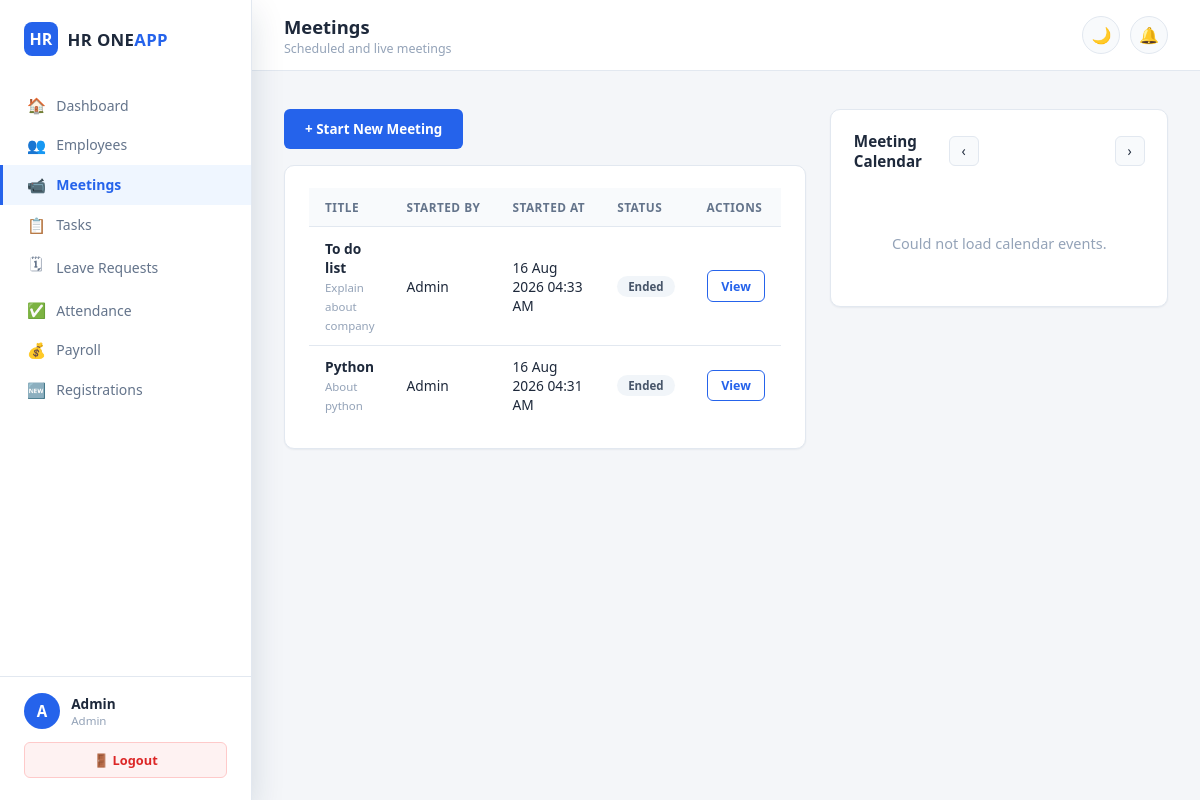
The app's page /meeting/ (signed in) with its own data.
### models.py (models this page shows, shortened)
class Meeting(db.Model):
    __tablename__ = 'meetings'
    id              = db.Column(db.Integer, primary_key=True)
    title           = db.Column(db.String(200), nullable=False)
    description     = db.Column(db.Text)
    started_by      = db.Column(db.Integer, db.ForeignKey('users.id'), nullable=False)
    started_at      = db.Column(db.DateTime, default=datetime.utcnow)
    ended_at        = db.Column(db.DateTime)
    status          = db.Column(db.String(20), default='active')   # scheduled|active|ended
    meeting_link    = db.Column(db.String(300))
    is_recurring    = db.Column(db.Boolean, default=False)
    recurrence      = db.Column(db.String(20))   # daily|weekly|monthly
    scheduled_date  = db.Column(db.Date, nullable=True)   # set only for date-fixed meetings; None = started immediately
    notified_at     = db.Column(db.DateTime, nullable=True)  # when the "it's today" alert actually went out
    starter      = db.relationship('User', foreign_keys=[started_by], backref='meetings_started')
    participants = db.relationship('MeetingParticipant', backref='meeting', lazy=True)

class User(db.Model):
    __tablename__ = 'users'
    id            = db.Column(db.Integer, primary_key=True)
    name          = db.Column(db.String(100), nullable=False)
    email         = db.Column(db.String(150), unique=True, nullable=False)
    password_hash = db.Column(db.String(256), nullable=False)
    role          = db.Column(db.String(20), default='employee')   # admin | hr | employee
    is_active     = db.Column(db.Boolean, default=True)
    approval_status  = db.Column(db.String(20), default='approved')  # approved|pending|rejected
    approved_by      = db.Column(db.Integer, db.ForeignKey('users.id'), nullable=True)
    approved_at      = db.Column(db.DateTime, nullable=True)
    rejection_reason = db.Column(db.String(500), nullable=True)
    created_at    = db.Column(db.DateTime, default=datetime.utcnow)

### routes/meeting.py (the view)
@meeting_bp.route('/')
@login_required
def list_meetings():
    q = Meeting.query
    if session.get('user_role') != 'admin':
        q = q.filter(Meeting.status != 'scheduled')
    meetings = q.order_by(Meeting.started_at.desc()).all()
    return render_template('meeting/list.html', meetings=meetings)

### templates/meeting/list.html (shortened to what this page needs)
{% extends "base.html" %}
{% block page_title %}Meetings{% endblock %}
{% block breadcrumb %}<p class="crumb">Scheduled and live meetings</p>{% endblock %}
{% block content %}
<div class="two-col">
  <div>
    {% if session.user_role == 'admin' %}
    <div style="margin-bottom:1rem;">
      <a href="{{ url_for('meeting.start') }}" class="btn btn-primary">+ Start New Meeting</a>
    </div>
    {% endif %}
    {% if meetings %}
    <div class="card">
    <div class="table-wrap">
    <table class="table">
      <thead><tr><th>Title</th><th>Started By</th><th>Started At</th><th>Status</th><th>Actions</th></tr></thead>
      <tbody>
      {% for m in meetings %}
      <tr>
        <td><strong>{{ m.title }}</strong>{% if m.is_recurring %} <span class="badge-pill badge-blue">🔁 {{ m.recurrence }}</span>{% endif %}
          <br/><small style="color:var(--text-faint);">{{ m.description or '' }}</small></td>
        <td>{{ m.starter.name }}</td>
        <td>
          {% if m.status == 'scheduled' %}
            🗓 Scheduled for {{ m.scheduled_date.strftime('%d %b %Y') }}
          {% else %}
            {{ m.started_at.strftime('%d %b %Y %I:%M %p') }}
          {% endif %}
        </td>
        <td><span class="badge-pill {{ 'badge-green' if m.status=='active' else ('badge-blue' if m.status=='scheduled' else 'badge-gray') }}">{{ m.status | capitalize }}</span></td>
        <td>
          {% if m.status == 'active' %}
            {% if session.user_role == 'admin' %}
              <a href="{{ url_for('meeting.manage', meeting_id=m.id) }}" class="btn btn-sm btn-primary">Manage</a>
              <form method="POST" action="{{ url_for('meeting.end_meeting', meeting_id=m.id) }}" style="display:inline" onsubmit="return confirm('End for everyone?')">
                <button class="btn btn-sm btn-danger">End</button>
              </form>
            {% else %}
              <a href="{{ url_for('meeting.join', meeting_id=m.id) }}" class="btn btn-sm btn-success">Join</a>
            {% endif %}
          {% else %}
            {% if session.user_role == 'admin' %}<a href="{{ url_for('meeting.manage', meeting_id=m.id) }}" class="btn btn-sm btn-outline">View</a>{% endif %}
          {% endif %}
        </td>
      </tr>
      {% endfor %}
      </tbody>
    </table>
    </div>
    </div>
    {% else %}
    <div class="empty-card"><p>No meetings yet.</p></div>
    {% endif %}
  </div>
  <div class="cal-wrap" id="meeting-cal"></div>
</div>
{% endblock %}

### static/css/style.css (style rules this page uses)
:root { --navy: #0f2747; --navy-light: #1e3a5f; --navy-soft: #f0f4f8; --accent: #2563eb; --accent-soft: #eff6ff; --success: #16a34a; --danger: #dc2626; --warning: #d97706; --purple: #7c3aed; --bg: #f4f6f9; --surface: #ffffff; --surface-2: #f8fafc; --border: #e2e8f0; --text: #1e293b; --text-muted: #64748b; --text-faint: #94a3b8; --radius-sm: 6px; --radius: 10px; --radius-lg: 14px; --shadow-sm: 0 1px 2px rgba(15,39,71,.06); --shadow: 0 2px 8px rgba(15,39,71,.08); --shadow-lg: 0 12px 32px rgba(15,39,71,.14); }
* { margin:0;padding:0;box-sizing:border-box; }
html,body { height:100%; }
body { font-family:'Segoe UI',-apple-system,BlinkMacSystemFont,'Inter',sans-serif; background:var(--bg); color:var(--text); transition:background .25s,color .25s; font-size:14.5px; }
a { text-decoration:none;color:inherit; }
.topbar .crumb { font-size:.78rem;color:var(--text-faint);margin-top:1px; }
.card { background:var(--surface);border-radius:var(--radius);padding:1.4rem 1.5rem; box-shadow:var(--shadow-sm);border:1px solid var(--border);margin-bottom:1.5rem; }
.two-col { display:grid;grid-template-columns:1.3fr 1fr;gap:1.5rem;align-items:start; }
.table-wrap { overflow-x:auto; }
.table { width:100%;border-collapse:collapse;font-size:.86rem; }
.table th { background:var(--surface-2);padding:.7rem 1rem;text-align:left;font-size:.74rem; color:var(--text-muted);text-transform:uppercase;letter-spacing:.04em;border-bottom:1px solid var(--border); font-weight:700;white-space:nowrap; }
.table td { padding:.7rem 1rem;border-bottom:1px solid var(--border);vertical-align:middle; }
.table tr:last-child td { border-bottom:none; }
.btn { display:inline-flex;align-items:center;gap:.4rem;padding:.62rem 1.25rem; border-radius:var(--radius-sm);font-size:.84rem;font-weight:600;cursor:pointer;border:1px solid transparent; transition:.15s; }
.btn-primary { background:var(--accent);color:#fff; }
.btn-outline { background:transparent;color:var(--accent);border-color:var(--accent); }
.btn-sm { padding:.4rem .85rem;font-size:.78rem; }
.badge-pill { display:inline-block;padding:3px 11px;border-radius:20px;font-size:.72rem;font-weight:700; }
.badge-gray { background:#f1f5f9;color:#475569; }
.cal-wrap { background:var(--surface);border:1px solid var(--border);border-radius:var(--radius); padding:1.3rem 1.4rem;box-shadow:var(--shadow-sm); }

### records on screen
Meeting: title "To do list", description "Explain about company", starter.name "Admin", started_at "16 Aug 2026 04:33 AM", status "Ended"
Meeting: title "Python", description "About python", starter.name "Admin", started_at "16 Aug 2026 04:31 AM", status "Ended"

### other values on screen
{{ session.user_name[0] | upper }} "A"
{{ session.user_name }} "Admin"
{{ session.user_role | capitalize }} "Admin"
